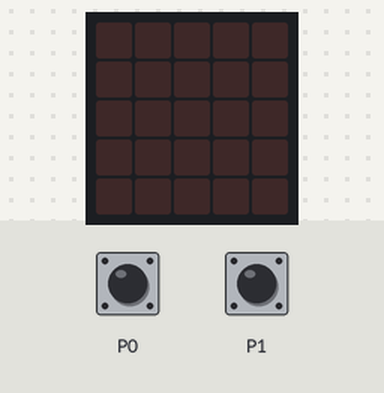
Bench run of a program on a simulated BBC micro:bit running MicroPython. On the bench: the board's 5×5 LED display. The test bench sets the inputs (shaded band).

Above: at 1.2 s.
1.3 s: touch pin P0 pressed for 0.15 s
At 2.5 s:
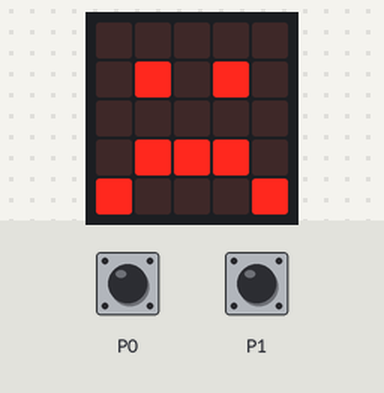
2.9 s: touch pin P1 pressed for 0.15 s
At 3.8 s:
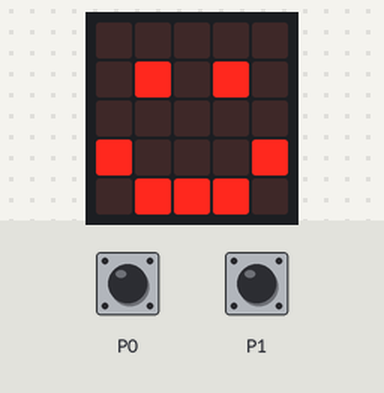
4.5 s: touch pin P0 pressed for 1 s
At 5.0 s:
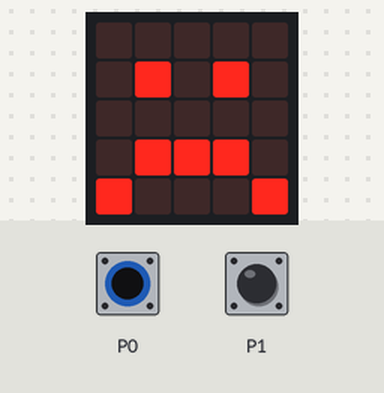
7.0 s: touch pin P1 pressed for 1 s
At 8.1 s:
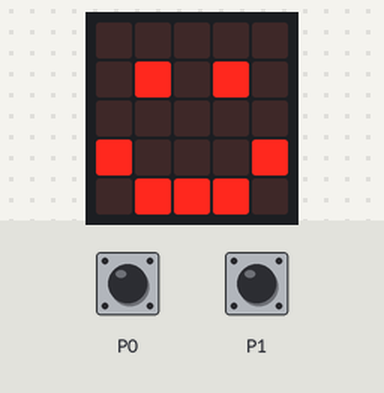
Timing chart, 0 to 10.0 s (numbered marks = the images above; inputs shaded):
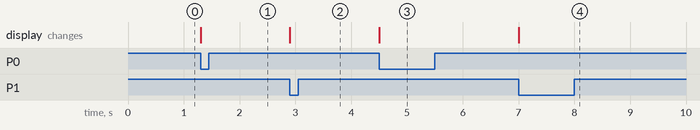

Measured:
- after the input at 1.3 s, the display: changes at once (image 1)
- after the input at 2.9 s, the display: changes at once (image 2)
- after the input at 4.5 s, the display: changes at once (image 3)
- after the input at 7.0 s, the display: changes at once (image 4)

The program:

microbit_logic_assignment2.py
```python
#Name:		microbit_logic_assignment2.py
#Purpose:	we created a program that displays the emotions of the microbit when tickled in a certain spot


#Author:	gornic.M and harold.P

#Created:	30/10/2019


from microbit import *

while True:
     if pin0.is_touched():
        display.show(Image.SAD)
     else:
        if pin0.is_touched and pin1.is_touched():
            display.show(Image.HAPPY)
```
